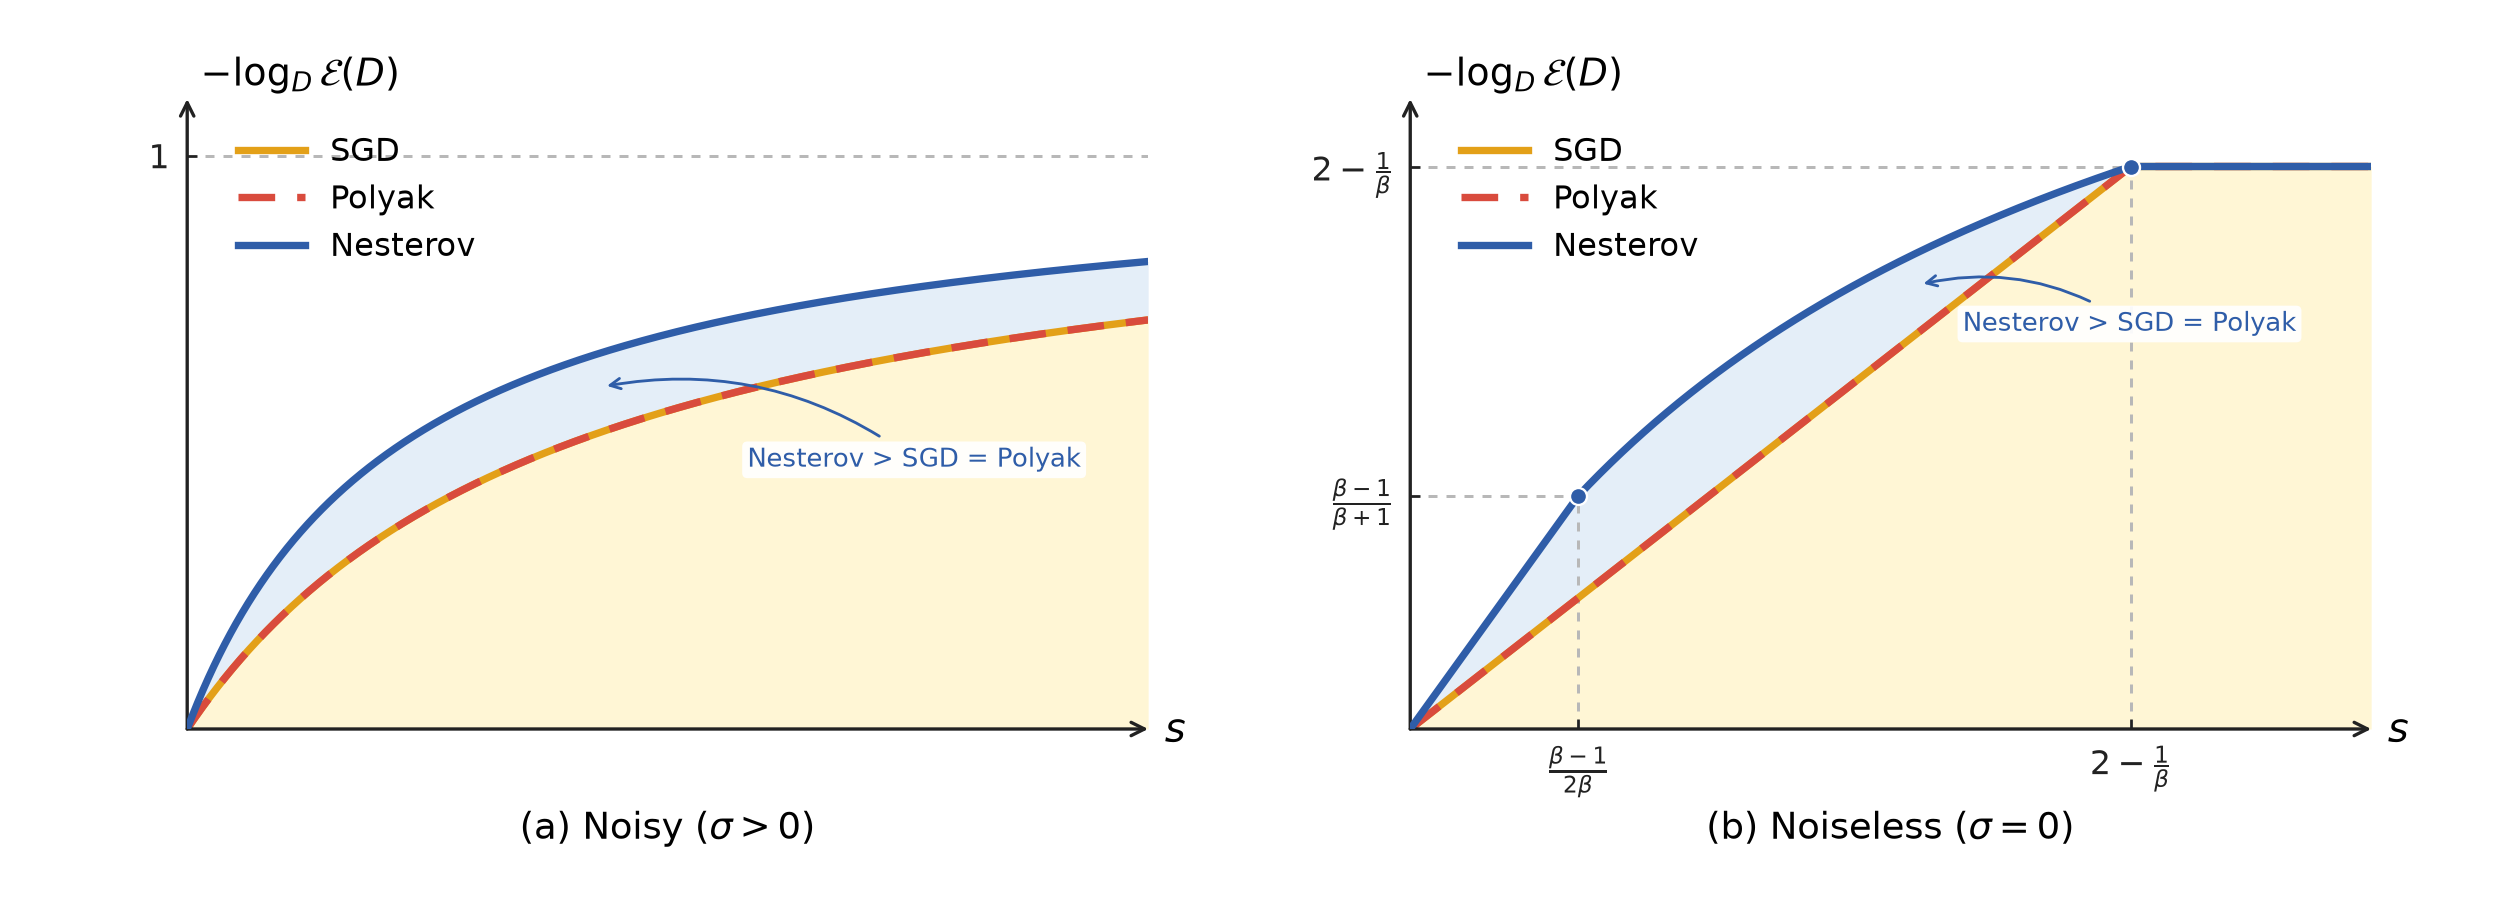

Python code for this plot:
"""Side-by-side noisy/noiseless data-optimal rate diagrams.

Both panels use explicitly positioned axes with identical width and height,
so their horizontal and vertical axes align exactly regardless of tick labels.
"""

from pathlib import Path

import matplotlib.pyplot as plt
import numpy as np


plt.rcParams.update({
    "text.usetex": False,
    "font.family": "sans-serif",
    "axes.labelsize": 14,
    "lines.linewidth": 2.2,
    "xtick.labelsize": 10,
    "ytick.labelsize": 10,
    "legend.fontsize": 9.5,
    "legend.handlelength": 2.1,
})

BETA = 8.0
S_MAX = 2.5

OUTPUT_PDF = Path(__file__).with_name("noisy_noiseless_rate_vs_s.pdf")
OUTPUT_PNG = Path(__file__).with_name("noisy_noiseless_rate_vs_s.png")

BLUE = "#2F5DA8"
RED = "#D94B3D"
YELLOW = "#E3A018"
GUIDE = "#B8B8B8"
AXIS = "#222222"
COMMON_FILL = "#FFF1B8"
GAIN_FILL = "#D8E6F5"


def noisy_rates(s, beta=BETA):
    s = np.asarray(s, dtype=float)
    baseline = s / (s + 1.0)
    nesterov = 2.0 * s * beta / (2.0 * s * beta + beta + 1.0)
    return baseline, baseline.copy(), nesterov


def noiseless_critical_s(beta=BETA):
    return (beta - 1.0) / (2.0 * beta), 2.0 - 1.0 / beta


def noiseless_rates(s, beta=BETA):
    s = np.asarray(s, dtype=float)
    s_1, s_2 = noiseless_critical_s(beta)
    baseline = np.minimum(s, s_2)
    nesterov = np.piecewise(
        s,
        [s <= s_1, (s > s_1) & (s <= s_2), s > s_2],
        [
            lambda x: 2.0 * beta * x / (beta + 1.0),
            lambda x: x * (3.0 * beta - 1.0)
            / (x * (beta - 1.0) + beta + 2.0 - 1.0 / beta),
            s_2,
        ],
    )
    return baseline, baseline.copy(), nesterov


def arrow_axes(ax, x_right, y_top):
    """Apply identical arrow-axis styling to one panel."""
    ax.set_xlim(0.0, x_right)
    ax.set_ylim(0.0, y_top)
    ax.set_xlabel("")
    ax.set_ylabel("")
    for spine in ax.spines.values():
        spine.set_visible(False)
    ax.tick_params(axis="both", which="major", direction="in", length=3,
                   width=0.8, colors=AXIS, pad=5)

    ax.annotate(
        "", xy=(x_right, 0.0), xytext=(0.0, 0.0),
        arrowprops=dict(arrowstyle="->", color=AXIS, linewidth=1.0,
                        mutation_scale=10, shrinkA=0, shrinkB=0),
        annotation_clip=False,
    )
    ax.annotate(
        "", xy=(0.0, y_top), xytext=(0.0, 0.0),
        arrowprops=dict(arrowstyle="->", color=AXIS, linewidth=1.0,
                        mutation_scale=10, shrinkA=0, shrinkB=0),
        annotation_clip=False,
    )
    ax.annotate(
        r"$s$", xy=(x_right, 0.0), xycoords="data",
        xytext=(5, -1), textcoords="offset points",
        ha="left", va="center", fontsize=12, annotation_clip=False,
    )
    ax.annotate(
        r"$-\log_D \mathcal{E}(D)$", xy=(0.0, y_top), xycoords="data",
        xytext=(4, 1), textcoords="offset points",
        ha="left", va="bottom", fontsize=11.5, annotation_clip=False,
    )
    ax.grid(False)


def plot_noisy(ax, beta=BETA, s_max=S_MAX):
    s = np.linspace(0.0, s_max, 1400)
    sgd, polyak, nesterov = noisy_rates(s, beta)
    y_top = 1.10

    ax.fill_between(s, 0.0, sgd, color=COMMON_FILL, alpha=0.58,
                    linewidth=0, zorder=-2)
    ax.fill_between(s, sgd, nesterov, color=GAIN_FILL, alpha=0.68,
                    linewidth=0, zorder=-1)
    ax.plot(s, sgd, color=YELLOW, label="SGD", zorder=2)
    ax.plot(s, polyak, color=RED, linestyle=(0, (5, 3)),
            label="Polyak", zorder=3)
    ax.plot(s, nesterov, color=BLUE, label="Nesterov", zorder=4)
    ax.plot([0.0, s_max], [1.0, 1.0], color=GUIDE,
            linestyle=(0, (3, 3)), linewidth=0.9, zorder=1)

    target_x = 0.43 * s_max
    bottom = np.interp(target_x, s, sgd)
    top = np.interp(target_x, s, nesterov)
    ax.annotate(
        "Nesterov > SGD = Polyak",
        xy=(target_x, bottom + 0.57 * (top - bottom)),
        xytext=(0.93 * s_max, 0.47),
        color=BLUE, fontsize=7.8, ha="right", va="center",
        bbox=dict(boxstyle="round,pad=0.20", facecolor="white",
                  edgecolor="none", alpha=0.92),
        arrowprops=dict(arrowstyle="->", color=BLUE, linewidth=0.85,
                        shrinkA=3, shrinkB=2,
                        connectionstyle="arc3,rad=0.22"),
        zorder=7,
    )

    ax.set_xticks([])
    ax.set_yticks([1.0])
    ax.set_yticklabels([r"$1$"])
    arrow_axes(ax, s_max, y_top)
    ax.legend(frameon=False, loc="upper left", bbox_to_anchor=(0.04, 0.96),
              borderaxespad=0.0)
    ax.text(0.5, -0.13, r"(a) Noisy ($\sigma>0$)", transform=ax.transAxes,
            ha="center", va="top", fontsize=11)


def plot_noiseless(ax, beta=BETA, s_max=S_MAX):
    s = np.linspace(0.0, s_max, 1400)
    sgd, polyak, nesterov = noiseless_rates(s, beta)
    s_1, s_2 = noiseless_critical_s(beta)
    r_1 = (beta - 1.0) / (beta + 1.0)
    y_top = 1.12 * s_2

    ax.fill_between(s, 0.0, sgd, color=COMMON_FILL, alpha=0.58,
                    linewidth=0, zorder=-2)
    ax.fill_between(s, sgd, nesterov, color=GAIN_FILL, alpha=0.68,
                    linewidth=0, zorder=-1)
    ax.plot(s, sgd, color=YELLOW, label="SGD", zorder=2)
    ax.plot(s, polyak, color=RED, linestyle=(0, (5, 3)),
            label="Polyak", zorder=3)
    ax.plot(s, nesterov, color=BLUE, label="Nesterov", zorder=4)

    for x_value, y_value in ((s_1, r_1), (s_2, s_2)):
        ax.plot([x_value, x_value], [0.0, y_value], color=GUIDE,
                linestyle=(0, (3, 3)), linewidth=0.9, zorder=1)
    ax.plot([0.0, s_1], [r_1, r_1], color=GUIDE,
            linestyle=(0, (3, 3)), linewidth=0.9, zorder=1)
    ax.plot([0.0, s_max], [s_2, s_2], color=GUIDE,
            linestyle=(0, (3, 3)), linewidth=0.9, zorder=1)
    ax.scatter([s_1, s_2], [r_1, s_2], s=26, color=BLUE,
               edgecolor="white", linewidth=0.7, zorder=5)

    target_x = 0.57 * (s_1 + s_2)
    bottom = np.interp(target_x, s, sgd)
    top = np.interp(target_x, s, nesterov)
    ax.annotate(
        "Nesterov > SGD = Polyak",
        xy=(target_x, bottom + 0.60 * (top - bottom)),
        xytext=(s_2 + 0.43, 0.72 * s_2),
        color=BLUE, fontsize=7.8, ha="right", va="center",
        bbox=dict(boxstyle="round,pad=0.20", facecolor="white",
                  edgecolor="none", alpha=0.92),
        arrowprops=dict(arrowstyle="->", color=BLUE, linewidth=0.85,
                        shrinkA=3, shrinkB=2,
                        connectionstyle="arc3,rad=0.22"),
        zorder=7,
    )

    ax.set_xticks([s_1, s_2])
    ax.set_xticklabels([
        r"$\frac{\beta-1}{2\beta}$",
        r"$2-\frac{1}{\beta}$",
    ])
    ax.set_yticks([r_1, s_2])
    ax.set_yticklabels([
        r"$\frac{\beta-1}{\beta+1}$",
        r"$2-\frac{1}{\beta}$",
    ])
    arrow_axes(ax, s_max, y_top)
    ax.legend(frameon=False, loc="upper left", bbox_to_anchor=(0.04, 0.96),
              borderaxespad=0.0)
    ax.text(0.5, -0.13, r"(b) Noiseless ($\sigma=0$)", transform=ax.transAxes,
            ha="center", va="top", fontsize=11)


def make_figure(beta=BETA, s_max=S_MAX):
    # Explicit axes rectangles: identical x, y, width, and height fractions.
    # Tick-label bounding boxes cannot alter these axes dimensions.
    fig = plt.figure(figsize=(10.4, 3.75))
    bottom = 0.19
    height = 0.70
    width = 0.385
    ax_left = fig.add_axes([0.075, bottom, width, height])
    ax_right = fig.add_axes([0.565, bottom, width, height])

    plot_noisy(ax_left, beta, s_max)
    plot_noiseless(ax_right, beta, s_max)
    return fig


if __name__ == "__main__":
    figure = make_figure()
    # Do not use bbox_inches='tight': fixed canvas margins preserve exact panel
    # geometry and therefore exact horizontal/vertical axis alignment.
    figure.savefig(OUTPUT_PDF)
    figure.savefig(OUTPUT_PNG, dpi=240)
    print(f"saved {OUTPUT_PDF}")
    print(f"saved {OUTPUT_PNG}")
